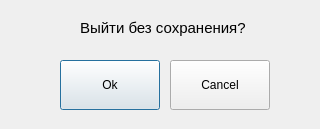
<?xml version="1.0" encoding="UTF-8"?>
<ui version="4.0">
 <class>DialogUse</class>
 <widget class="QDialog" name="DialogUse">
  <property name="geometry">
   <rect>
    <x>0</x>
    <y>0</y>
    <width>320</width>
    <height>129</height>
   </rect>
  </property>
  <property name="windowTitle">
   <string>Dialog</string>
  </property>
  <widget class="QLabel" name="label">
   <property name="geometry">
    <rect>
     <x>80</x>
     <y>20</y>
     <width>171</width>
     <height>16</height>
    </rect>
   </property>
   <property name="font">
    <font>
     <pointsize>11</pointsize>
    </font>
   </property>
   <property name="text">
    <string>Выйти без сохранения?</string>
   </property>
  </widget>
  <widget class="QPushButton" name="pushButton">
   <property name="geometry">
    <rect>
     <x>60</x>
     <y>60</y>
     <width>100</width>
     <height>50</height>
    </rect>
   </property>
   <property name="text">
    <string>Ok</string>
   </property>
  </widget>
  <widget class="QPushButton" name="pushButton_2">
   <property name="geometry">
    <rect>
     <x>170</x>
     <y>60</y>
     <width>100</width>
     <height>50</height>
    </rect>
   </property>
   <property name="text">
    <string>Cancel</string>
   </property>
  </widget>
 </widget>
 <resources/>
 <connections/>
</ui>
